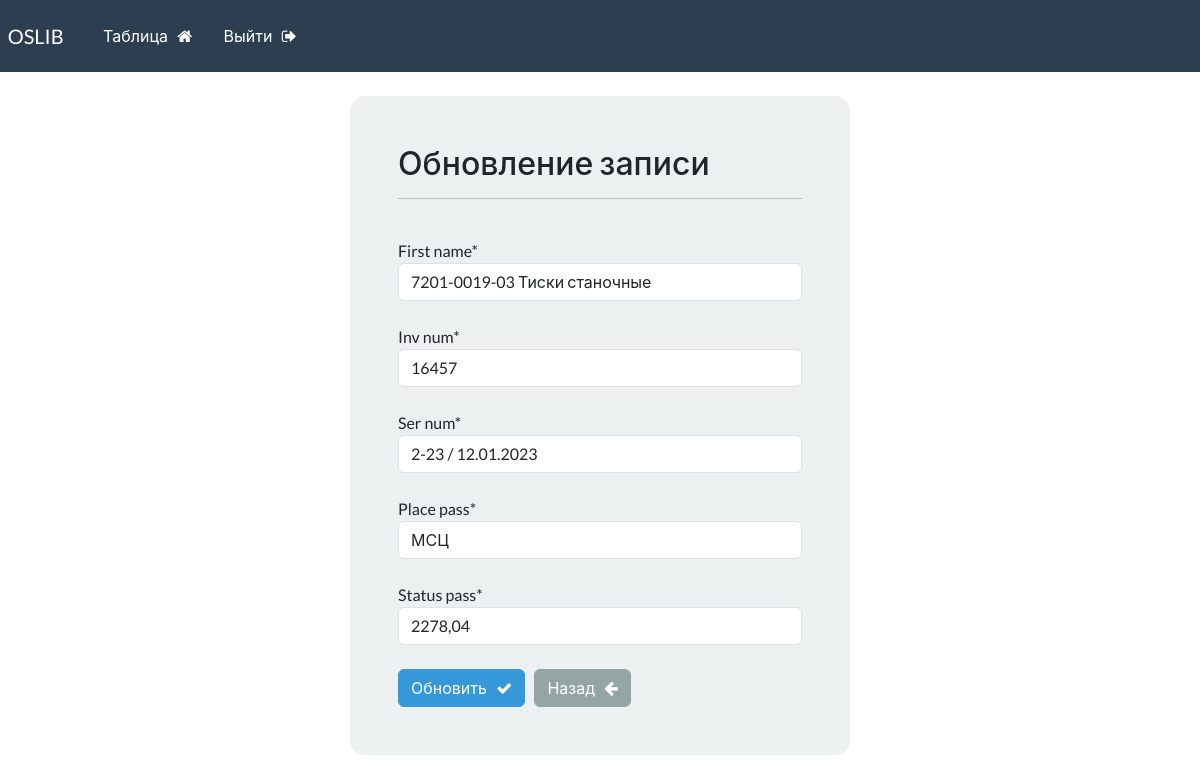
Before: /update-record/2 (signed in) with the older database file.
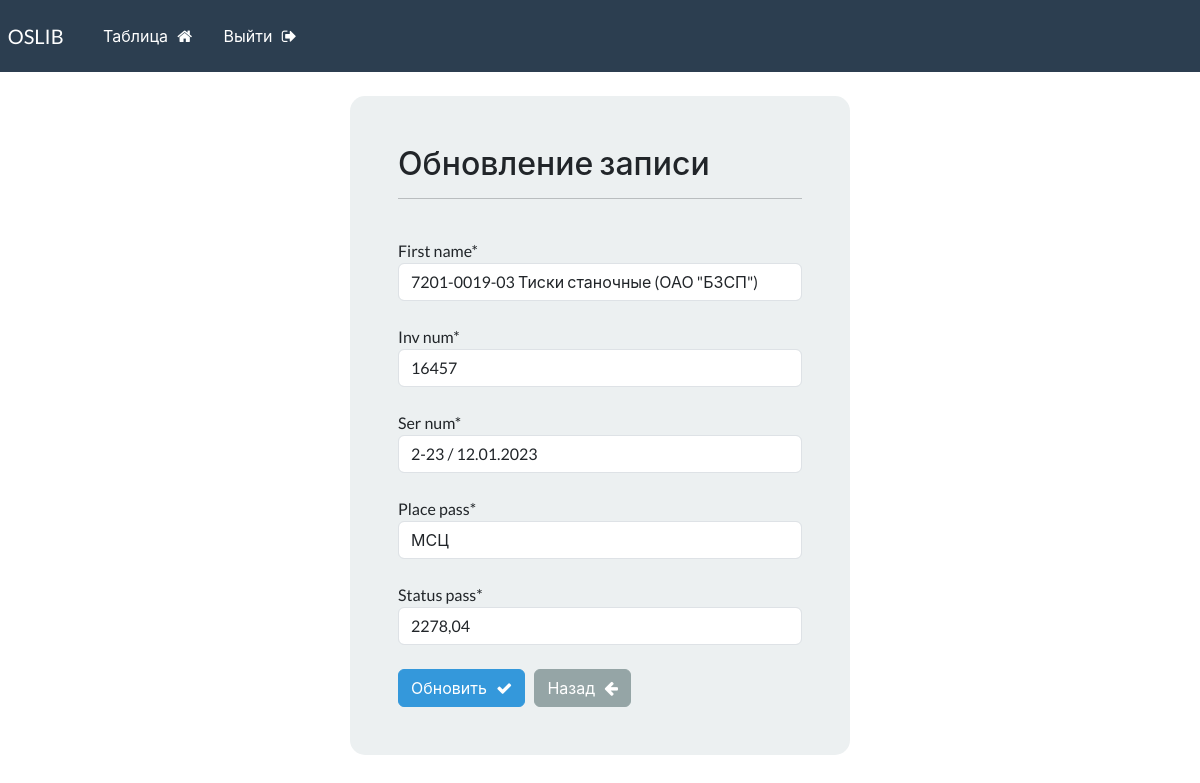
After: the same page with the newer database file.
### webapp/models.py (models this page shows, shortened)
class Record(models.Model):
    creation_date = models.DateTimeField(auto_now_add=True)
    first_name = models.CharField(max_length=100)
    inv_num = models.CharField(max_length=50)
    ser_num = models.CharField(max_length=50)
    place_pass = models.CharField(max_length=50)
    status_pass = models.CharField(max_length=50)

### webapp/views.py (the view)
# urls.py: path('update-record/<int:pk>', views.update_record, name="update-record"),
@login_required(login_url='my-login')
def update_record(request, pk):
    record = Record.objects.get(id=pk)
    form = UpdateRecordForm(instance=record)
    if request.method == 'POST':
        form = UpdateRecordForm(request.POST, instance=record)
        if form.is_valid():
            form.save()
            messages.success(request, "Запись обновлена!")
            return redirect("dashboard")
    context = {'form': form}
    return render(request, 'webapp/update-record.html', context=context)

### webapp/forms.py
class UpdateRecordForm(forms.ModelForm):
    class Meta:
        model = Record
        fields = ['first_name', 'inv_num', 'ser_num', 'place_pass', 'status_pass']

### webapp/templates/webapp/update-record.html (shortened to what this page needs)
{% extends 'webapp/base.html' %}
{% load crispy_forms_tags %}
{% block content %}
    <body>
            <div class="container bg-light shadow-md p-5 form-layout">
                <h3>Обновление записи</h3>
                <hr>
                <br>
                <form method="POST" autocomplete="off">
                    {{form.first_name|as_crispy_field}}
                    <br>
                    {{form.inv_num|as_crispy_field}}
                    <br>
                    {{form.ser_num|as_crispy_field}}
                    <br>
                    {{form.place_pass|as_crispy_field}}
                    <br>
                    {{form.status_pass|as_crispy_field}}
                    <br>
                    <button type="submit" class="btn btn-info">
                        Обновить &nbsp; <i class="fa fa-check" aria-hidden="true"></i>
                    </button>
                    <a href="{% url 'dashboard' %}" class="btn btn-secondary">
                        Назад &nbsp; <i class="fa fa-arrow-left" aria-hidden="true"></i>
                    </a>
                </form>
            </div>
            <br>
    </body>
{% endblock %}

Changed rows visible on the page:
changed Record "МСЦ": first_name "7201-0019-03 Тиски станочные" → "7201-0019-03 Тиски станочные (ОАО \"БЗСП\")"
